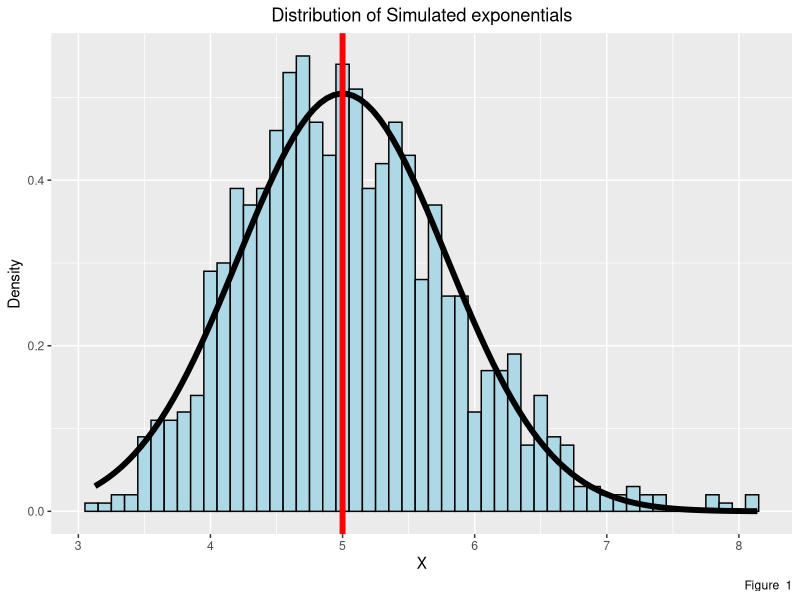
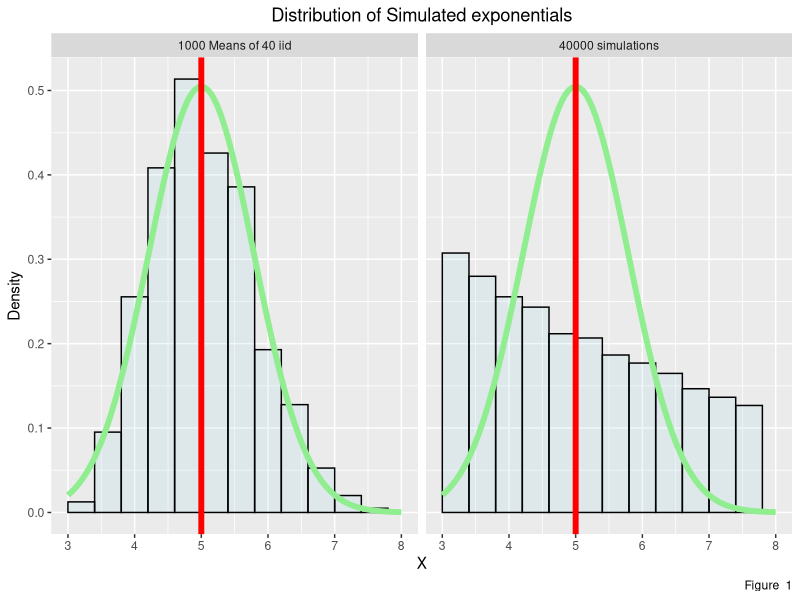

Generate these figures, in order, with R:

## Given in description of exercise

library(ggplot2)

## DATA


lambda <- 0.2
n <- 40
sim <- 1000

## Exponential distribution
mn <- 1 / lambda
sd <- 1 / lambda

## MEAN

mns <- numeric(sim)

set.seed(10)
for (i in 1:sim) mns[i] <- mean(rexp(n, lambda))

set.seed(10)
sim.vector <- rexp(sim * n, lambda)

## mean of the population of 40 iid exponentials
data.frame(Estimated = c(mean(mns), var(mns)), Theoretical = c(mn, sd^2/n), 
          row.names = c("Mean", "Variance"))




#MEAN
g <- ggplot(data.frame(means = mns), aes(x = mns))
g <- g + geom_histogram(color = "black", fill = "lightblue", binwidth = 0.1, aes(y = ..density..))
g <- g + stat_function(fun = dnorm, size = 2, args = list(mean = mn, sd = sd/sqrt(n)))
g <- g + geom_vline(xintercept = mn, size = 2, colour = "red")
g <- g + labs(caption = paste("Figure ", 1), title = "Distribution of Simulated exponentials", y = "Density", x ="X")
g <- g + theme(plot.title = element_text(hjust=0.5))
g

rm(g)



dat <- data.frame(x = c(sim.vector, mns), test = c(rep("40000 simulations", sim * n), rep("1000 Means of 40 iid", sim)))

#MEAN TEST
g <- ggplot(dat, aes(x = x, fill = test))
g <- g + geom_histogram(alpha=.20, color = "black", fill = "lightblue", binwidth = 0.4, aes(y = ..density..))
g <- g + stat_function(fun = dnorm, size = 2, args = list(mean = mn, sd = sd/sqrt(n)), color ="lightgreen")
g <- g + geom_vline(xintercept = mn, size = 2, colour = "red")
g <- g + facet_grid(. ~ test)
g <- g + labs(caption = paste("Figure ", 1), title = "Distribution of Simulated exponentials", y = "Density", x ="X")
g <- g + theme(plot.title = element_text(hjust=0.5))
g <- g + xlim(3, 8)
g
